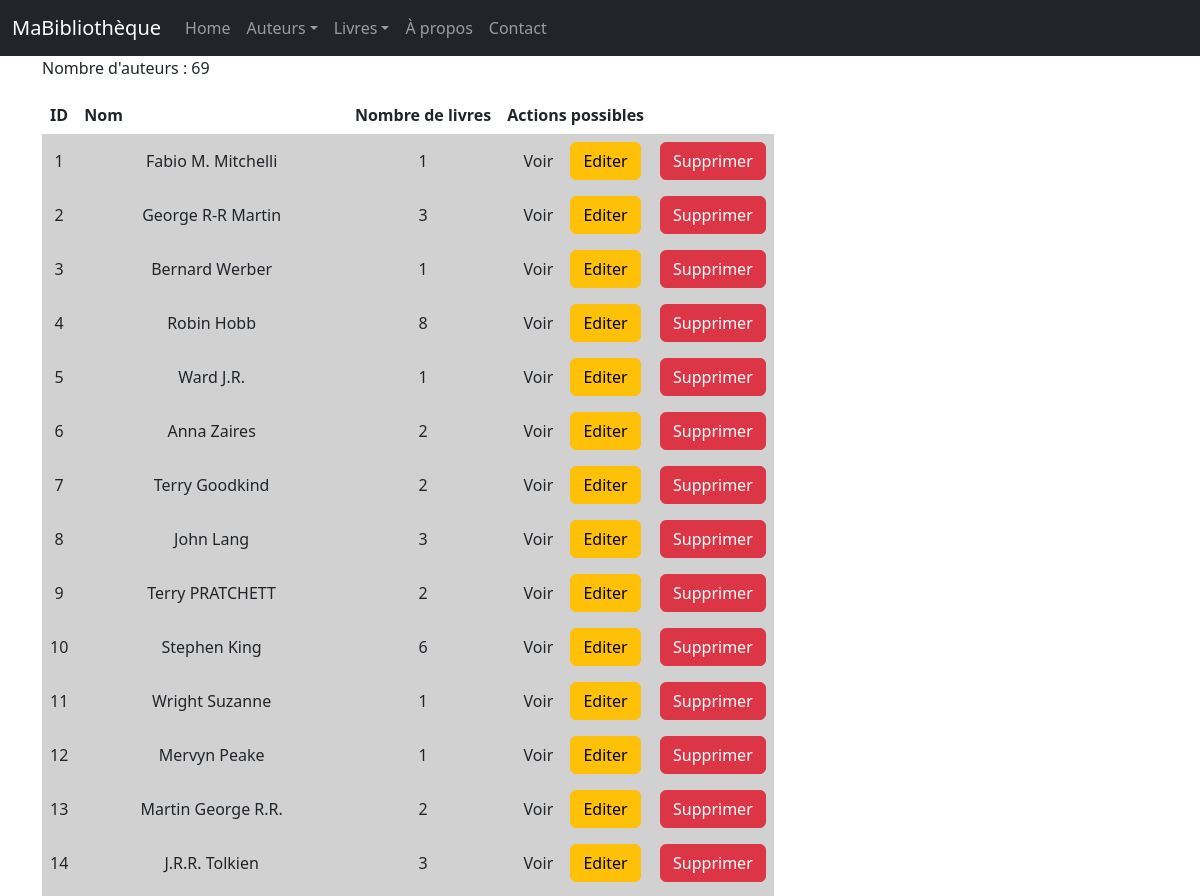
The page /auteurs/ (upper part) on the database as committed earlier.
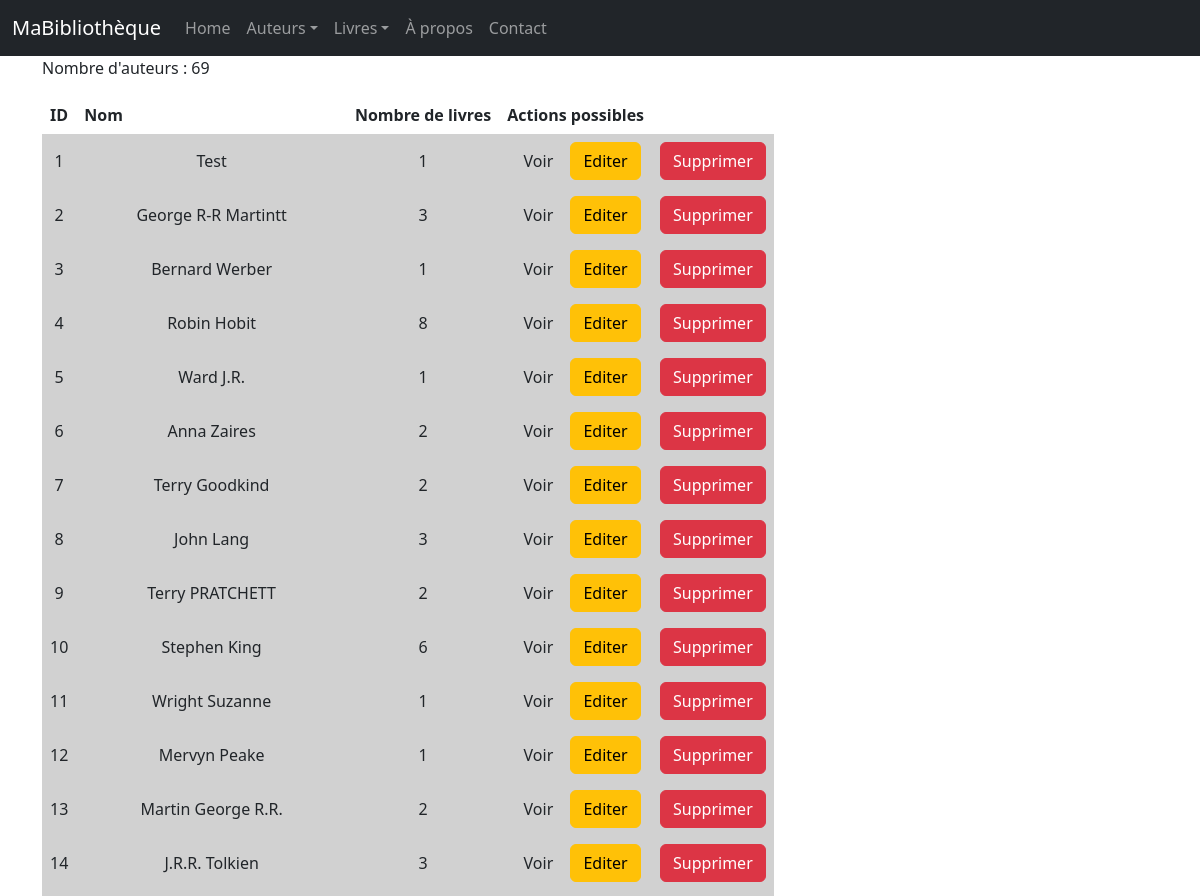
The same page on the database as committed later.
### monApp/models.py (models this page shows, shortened)
class Auteur(db.Model):
    idA = db.Column(db.Integer, primary_key=True)
    Nom = db.Column(db.String(100))

### monApp/views.py (the view)
@app.route('/auteurs/')
def getAuteurs():
    lesAuteurs = Auteur.query.all()
    return render_template('auteurs_list.html', title="R3.01 Dev Web avec Flask", auteurs=lesAuteurs)

### monApp/templates/auteurs_list.html (shortened to what this page needs)
{% extends "base.html" %}
{% block main %}
    <h1>Liste des auteurs</h1>
    <p>Nombre d'auteurs : {{ auteurs|length }}</p>
    <table>
        <thead>
            <tr>
                <th>ID</th>
                <th>Nom</th>
                <th>Nombre de livres</th>
                <th>Actions possibles</th>
            </tr>
        </thead>
        <tbody>
        {% for unAuteur in auteurs %}
            <tr>
                <td>{{ unAuteur.idA }}</td>
                <td>{{ unAuteur.Nom }}</td>
                <td>{{ unAuteur.livres.count() }}</td>
                <td><div class="task-controls">
                <a href="{{ url_for('viewAuteur', idA=unAuteur.idA) }}" class="btn btn-nfo">
                Voir </a>
                <a href="{{ url_for('updateAuteur', idA=unAuteur.idA) }}" class="btn btn-warning">
                Editer </a>
                </div>
                </td>
                <td><a href="{{ url_for('deleteAuteur', idA=unAuteur.idA) }}" class="btn btn-danger">Supprimer </a></td>
            </tr>
        {% endfor %}
        </tbody>
    </table>
{% endblock %}

### monApp/templates/base.html (shortened to what this page needs)
<html>
<head>
    <link rel="stylesheet" href="{{ url_for('static', filename='css/style.css') }}">
    <link href="https://cdn.jsdelivr.net/npm/bootstrap@5.3.0/dist/css/bootstrap.min.css" rel="stylesheet">
</head>
<body>
    {% block navbar %}
    <nav class="navbar navbar-expand-md navbar-dark bg-dark fixed-top">
        <div class="container-fluid">
            <a class="navbar-brand">MaBibliothèque</a>
            <div class="collapse navbar-collapse" id="mainNavbar">
                <ul class="navbar-nav me-auto mb-2 mb-md-0">
                    <li class="nav-item"><a class="nav-link" href="{{ url_for('index') }}">Home</a></li>
                    <li class="nav-item dropdown"><a class="nav-link dropdown-toggle" href="#" id="auteursDropdown"
                            role="button" data-bs-toggle="dropdown" aria-expanded="false">Auteurs</a>
                    </li>
                    <li class="nav-item dropdown"><a class="nav-link dropdown-toggle" href="#" id="livresDropdown"
                            role="button" data-bs-toggle="dropdown" aria-expanded="false">Livres</a>
                    </li>
                    <li class="nav-item"><a class="nav-link" href="{{ url_for('about') }}">À propos</a>
                    </li>
                    <li class="nav-item"><a class="nav-link" href="{{ url_for('contact') }}">Contact</a>
                    </li>
                </ul>
            </div>
        </div>
    </nav> {% endblock %}
    {% block content %}
    <main role=" main" class=" container">
        {% block main %}{% endblock %}
    </main>
    {% endblock %}
 </body>
</html>

### monApp/static/style.css (style rules this page uses)
h1 { color : red; }
tbody { background-color: rgb(209, 209, 209); }
td, th { padding: 0.5em; text-align: center; border-collapse:initial; border: thin solid black; }

Rows that differ between the two databases and show on the page:
changed Auteur id 1: Nom "Fabio M. Mitchelli" → "Test"
changed Auteur id 2: Nom "George R-R Martin" → "George R-R Martintt"
changed Auteur id 4: Nom "Robin Hobb" → "Robin Hobit"
